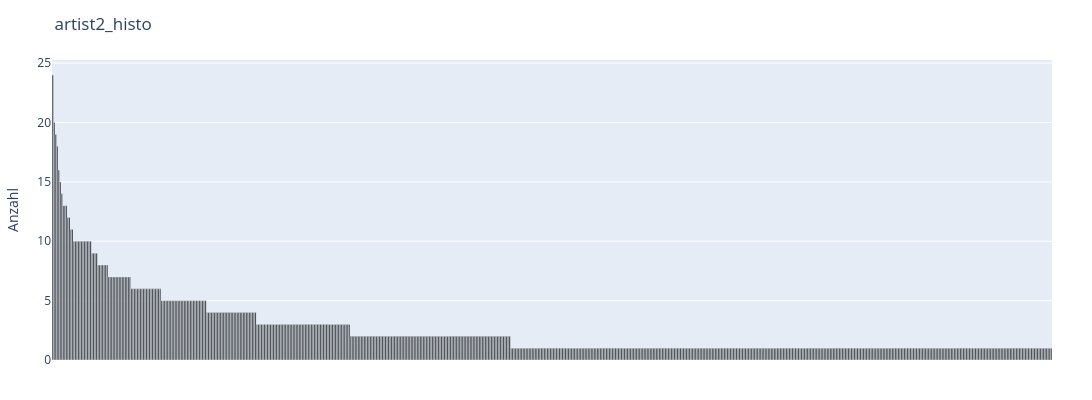

The code cell stored with this chart in its notebook:
### Code cell
pl.histogram_table_feature(tables, "battles", "artist2", label="platform")

### Figure 1 — Plotly figure (JSON) as saved in the notebook; plotly's stock layout.template omitted (floating-point values rounded to 4 significant figures; data arrays with more than 128 entries replaced by an {"elided": "..."} marker saying what was removed)
{"data": [{"hovertext": {"elided": "661 str values"}, "marker": {"color": "black"}, "showlegend": false, "type": "bar", "x": {"elided": "661 str values"}, "y": {"elided": "661 int values"}}], "layout": {"height": 400, "margin": {"b": 40, "l": 40, "r": 40, "t": 60}, "title": {"text": "artist2_histo"}, "width": 26440, "xaxis": {"showticklabels": false}, "yaxis": {"title": {"text": "Anzahl"}}}}
